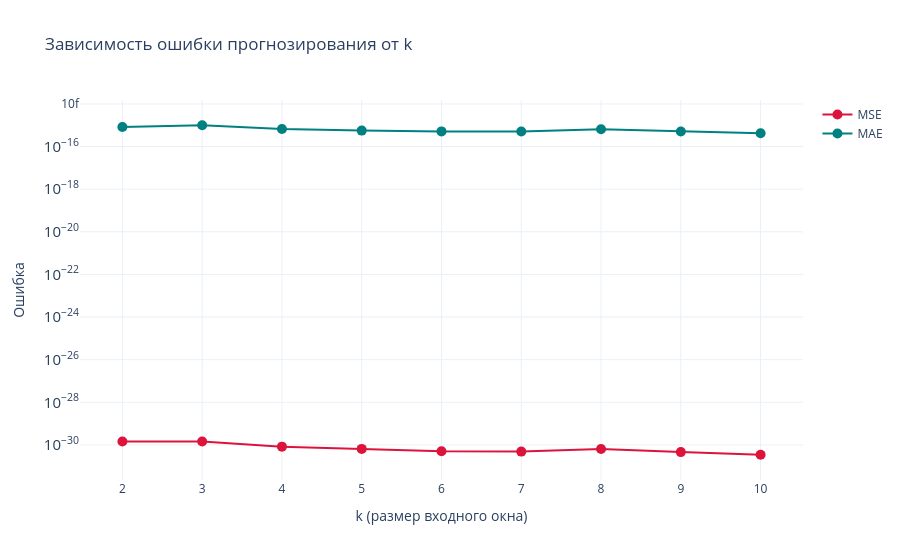

This figure's notebook cell:
### Code cell
fig_mse = go.Figure()

fig_mse.add_trace(go.Scatter(
    x=k_values, y=mse_by_k,
    mode="lines+markers",
    marker=dict(size=10, color="crimson"),
    line=dict(width=2, color="crimson"),
    name="MSE"
))

fig_mse.add_trace(go.Scatter(
    x=k_values, y=mae_by_k,
    mode="lines+markers",
    marker=dict(size=10, color="teal"),
    line=dict(width=2, color="teal"),
    name="MAE"
))

fig_mse.update_layout(
    title="Зависимость ошибки прогнозирования от k",
    xaxis_title="k (размер входного окна)",
    yaxis_title="Ошибка",
    yaxis_type="log",
    template="plotly_white",
    xaxis=dict(dtick=1)
)

fig_mse.write_html("outputs/mse_vs_k.html")
fig_mse.show()

### Figure 1 — Plotly figure (JSON) as saved in the notebook; plotly's stock layout.template omitted (floating-point values rounded to 4 significant figures)
{"data": [{"line": {"color": "crimson", "width": 2}, "marker": {"color": "crimson", "size": 10}, "mode": "lines+markers", "name": "MSE", "type": "scatter", "x": [2, 3, 4, 5, 6, 7, 8, 9, 10], "y": [1.459e-30, 1.435e-30, 8.287e-31, 6.506e-31, 5.027e-31, 4.865e-31, 6.41e-31, 4.591e-31, 3.456e-31]}, {"line": {"color": "teal", "width": 2}, "marker": {"color": "teal", "size": 10}, "mode": "lines+markers", "name": "MAE", "type": "scatter", "x": [2, 3, 4, 5, 6, 7, 8, 9, 10], "y": [8.27e-16, 9.987e-16, 6.672e-16, 5.59e-16, 5.135e-16, 5.114e-16, 6.525e-16, 5.076e-16, 4.232e-16]}], "layout": {"title": {"text": "Зависимость ошибки прогнозирования от k"}, "xaxis": {"dtick": 1, "title": {"text": "k (размер входного окна)"}}, "yaxis": {"title": {"text": "Ошибка"}, "type": "log"}}}
